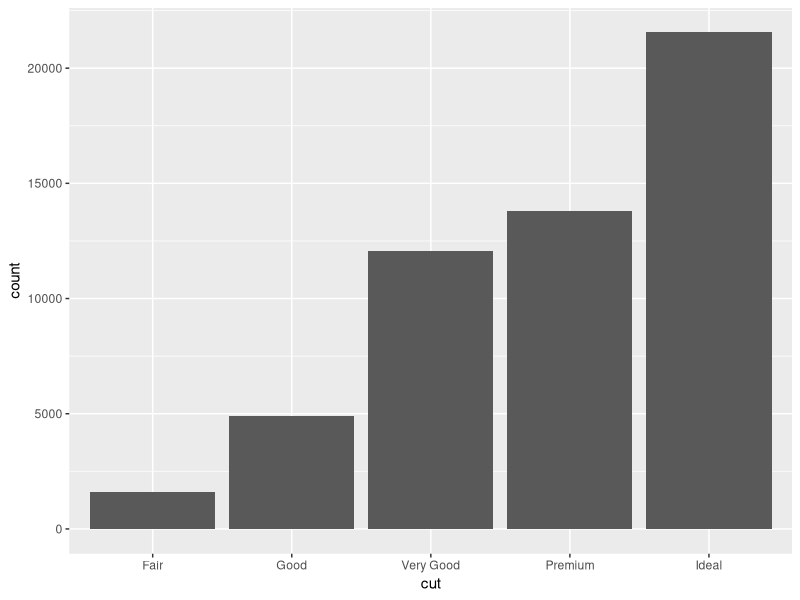
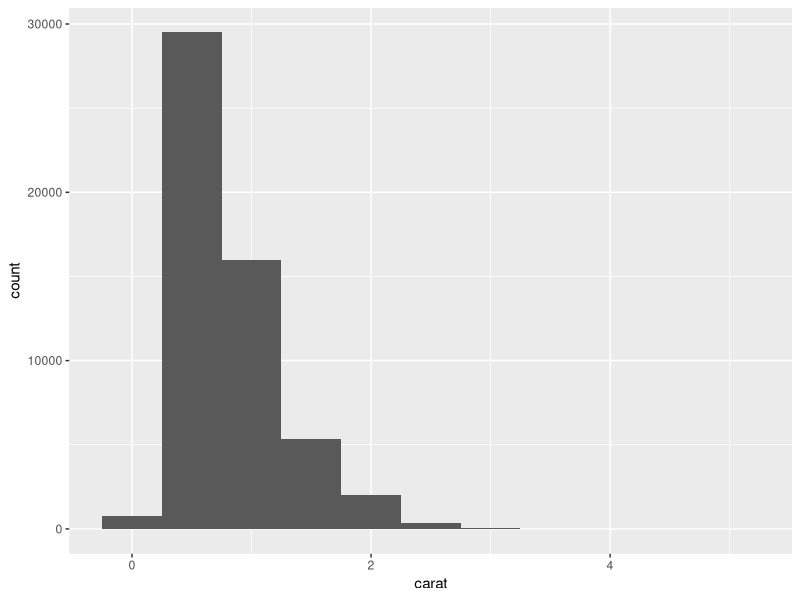
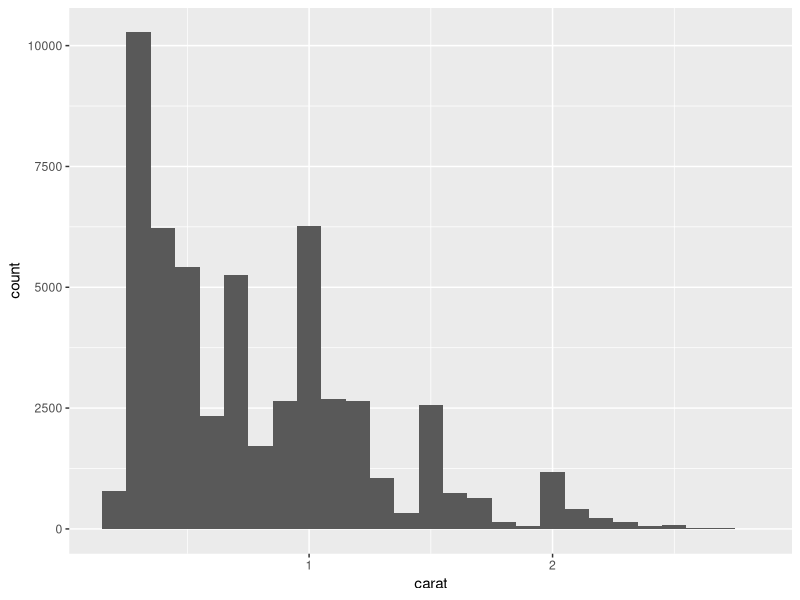
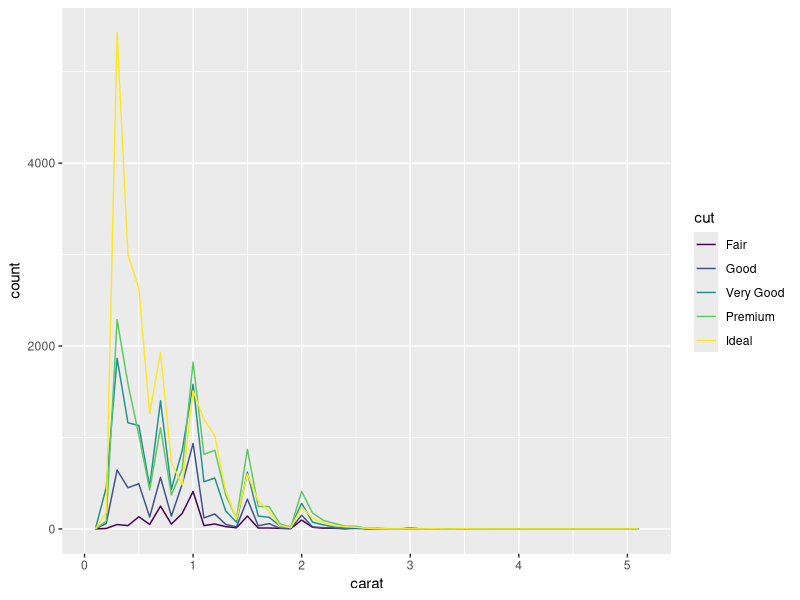
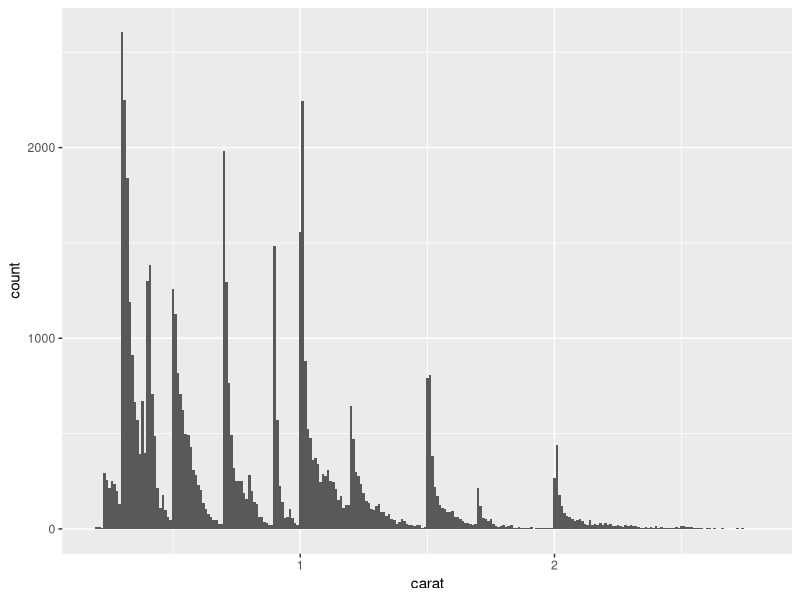
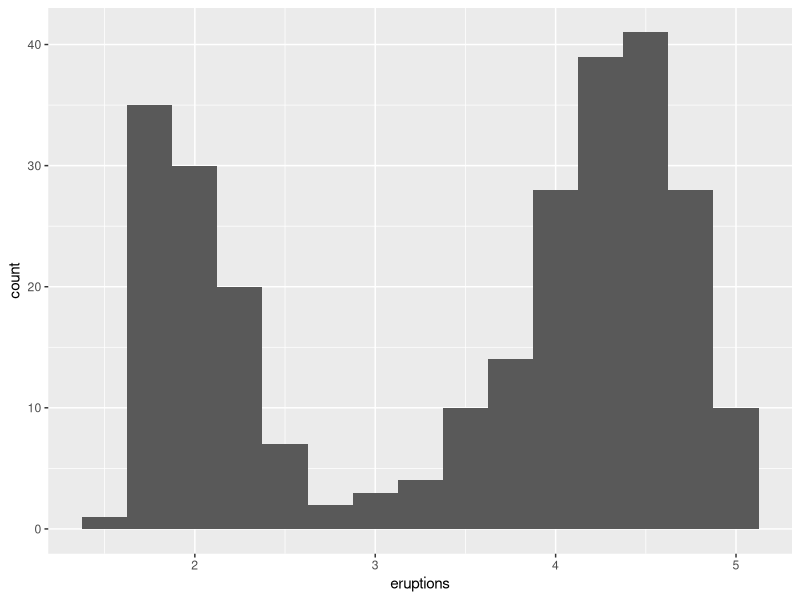
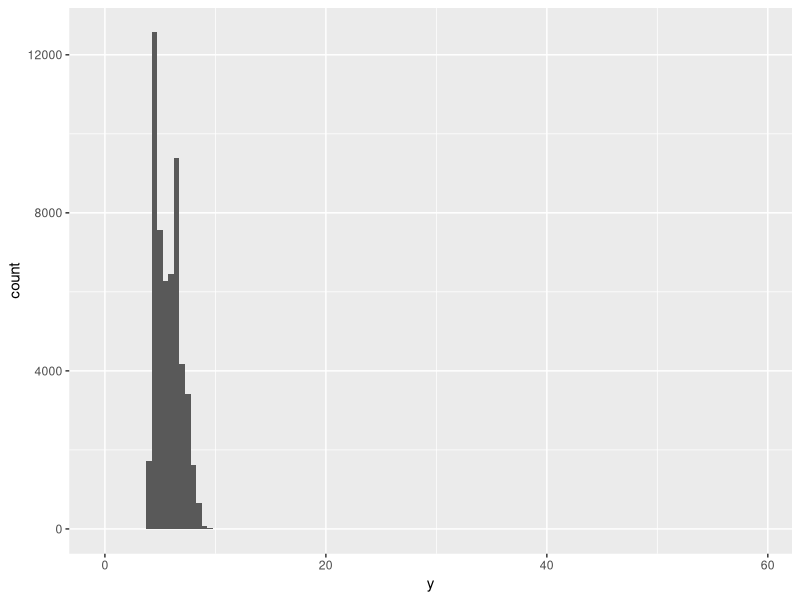
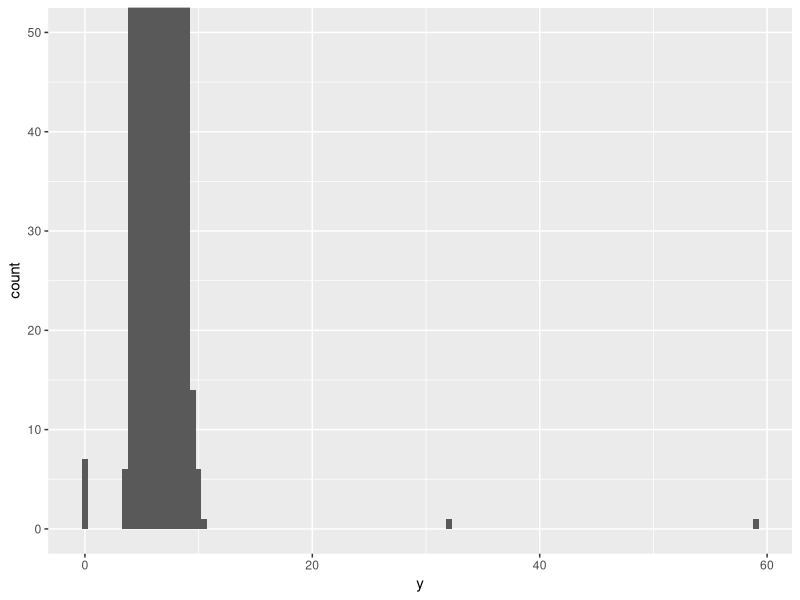

Write R code to recreate these figures, in order. (Note: this script raises an error after producing the figures.)
## ---- chunk 1
knitr::opts_chunk$set(echo = TRUE)
## ---- chunk 2
library(tidyverse)
## ---- chunk 3
ggplot(data = diamonds) +
  geom_bar(mapping = aes(x = cut))
## ---- chunk 4
diamonds %>% 
  count(cut)
## ---- chunk 5
ggplot(data = diamonds) +
  geom_histogram(mapping = aes(x = carat), binwidth = 0.5)
## ---- chunk 6
diamonds %>% 
  count(cut_width(carat, 0.5))
## ---- chunk 7
smaller <- diamonds %>% 
  filter(carat < 3)

ggplot(data = smaller, mapping = aes(x = carat)) + geom_histogram(binwidth = 0.1)
## ---- chunk 8
ggplot(data = diamonds, mapping = aes(x = carat, colour = cut)) +
  geom_freqpoly(binwidth = 0.1)
## ---- chunk 9
ggplot(data = smaller, mapping = aes(x = carat)) +
  geom_histogram(binwidth = 0.01)
## ---- chunk 10
ggplot(data = faithful, mapping = aes(x = eruptions)) + 
  geom_histogram(binwidth = 0.25)
## ---- chunk 11
ggplot(diamonds) +
  geom_histogram(mapping = aes(x = y), binwidth = 0.5)
## ---- chunk 12
ggplot(diamonds) + 
  geom_histogram(mapping = aes(x = y), binwidth = 0.5) +
  coord_cartesian(ylim = c(0,50))
## ---- chunk 13
unusual <- diamonds %>% 
  filter(y < 3 | y > 20) %>% 
  select(price, x, y, z) %>% 
  arrange(y)
unusual
# Diamonds with 0mm dimension, it must be incorrect
## ---- chunk 14
ggplot(diamonds) + 
  geom_histogram(mapping = aes(x = price), binwidth = 100) +
  coord_cartesian(ylim = c(0,200))
## ---- chunk 15
diamonds %>%
  filter(carat == 0.99) %>% 
  count()
## ---- chunk 16
diamonds2 <- diamonds2 %>% 
  # If y between this values replace with NA
  # Else keep the same value
  mutate(y = ifelse(y<3 | y>20, NA, y))
